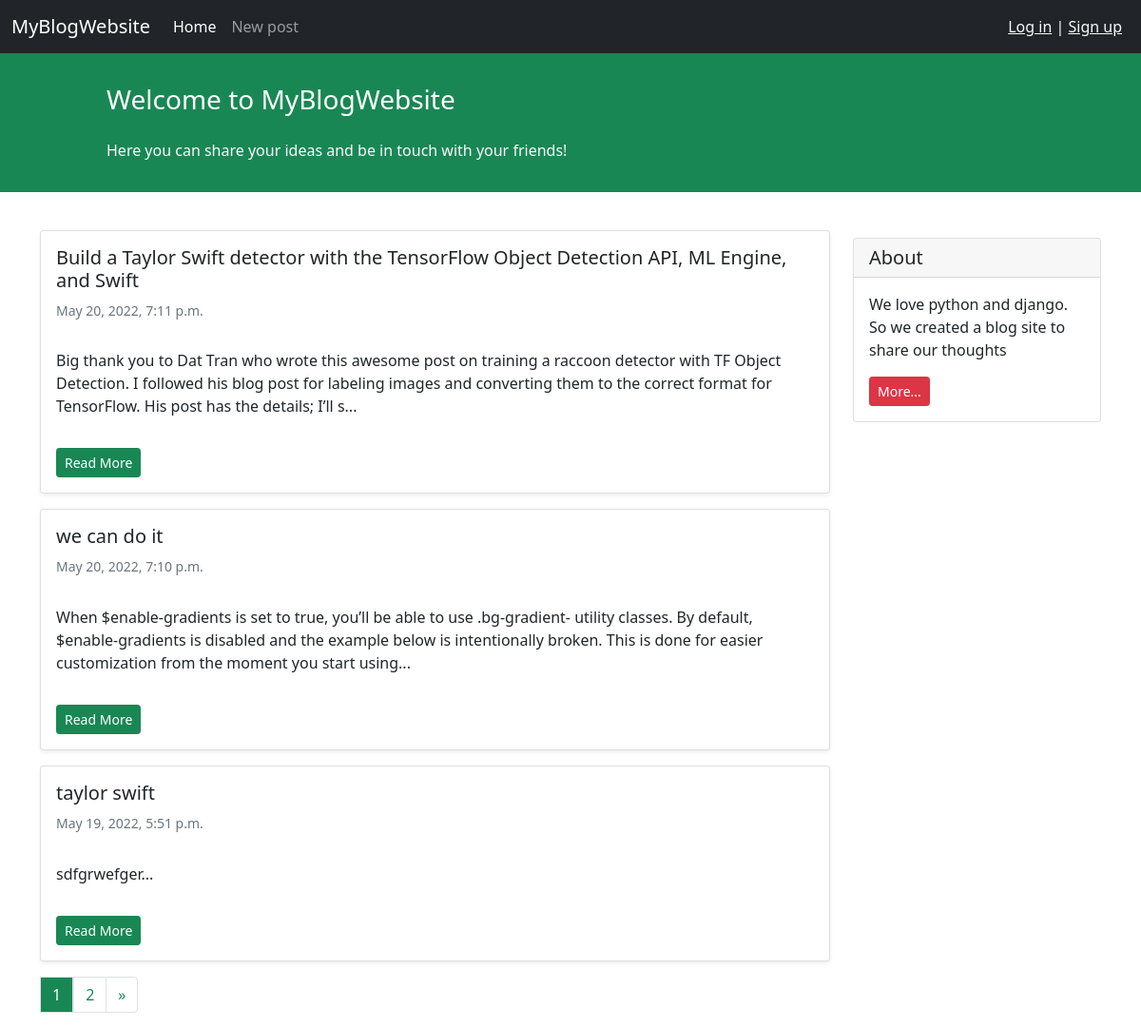
Before: / with the older database file.
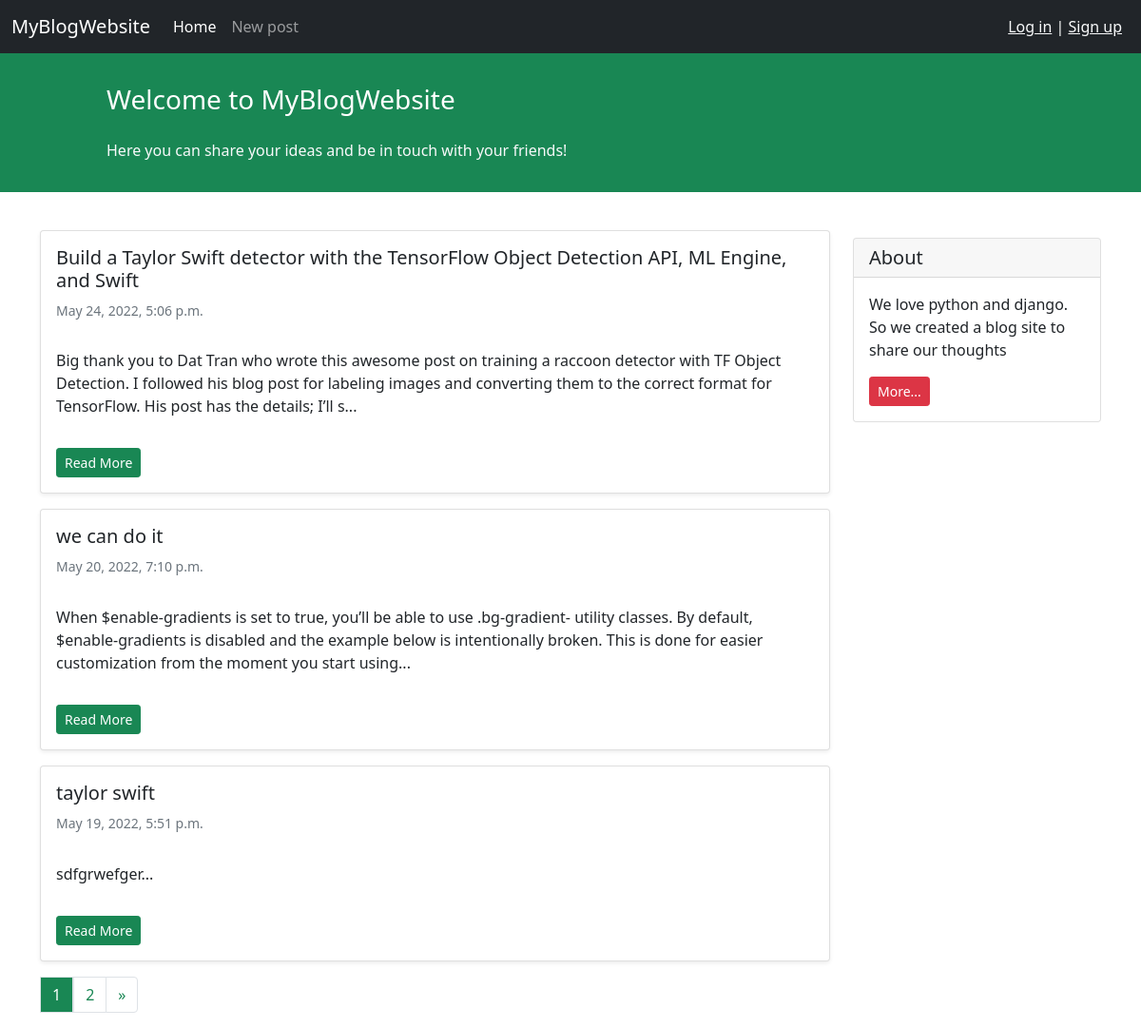
After: the same page with the newer database file.
### blog/models.py (models this page shows, shortened)
class Post(models.Model):
    STATUS_CHOICES = (
        ('published', 'Published'),
        ('draft', 'Draft'),
    )
    title = models.CharField(max_length=200)
    text = models.TextField()
    author = models.ForeignKey('auth.User', on_delete=models.CASCADE)
    datetime_created = models.DateTimeField(auto_now_add=True)
    datetime_modified = models.DateTimeField(auto_now=True)
    status = models.CharField(choices=STATUS_CHOICES, max_length=10)
    slug = models.SlugField(max_length=250, blank=False, editable=False)
    def get_absolute_url(self):
        kwargs = {
            'slug' : self.slug,
            'pk' : self.id,
        }
        return reverse('post_detail', kwargs=kwargs)

### blog/views.py (the view)
# urls.py: path('', views.PostListView.as_view(), name='post_list'),
class PostListView(generic.ListView):
    model = Post
    template_name = 'blog/posts_list.html'
    context_object_name = 'posts'
    paginate_by = 3
    def get_queryset(self):
        return Post.objects.filter(status='published').order_by('-datetime_modified')

### blog/templates/blog/posts_list.html (shortened to what this page needs)
{% extends '_base.html' %}
{% block content %}
<div class="container mt-4">
    <div class="row">
        <div class="col-9">
            {% for post in posts %}
            <div class="card shadow-sm my-3">
                <div class="card-body">
                    <h5 class="card-title">{{post.title}}</h5>
                    <h6 class="card-subtitle mb-2 text-muted small py-2">{{post.datetime_modified}}</h6>
                    <p class="card-text py-3">
                        {{post.text|slice:"250"}}...
                    </p>
                    <a href="{{ post.get_absolute_url }}" class="btn btn-sm btn-success">Read More</a>
                </div>
            </div>
            {% endfor %}
        </div>
        <div class="col-3">
                <div class="card my-4">
                    <h5 class="card-header">About</h5>
                    <div class="card-body">
                        <p class="card-text">We love python and django. So we created a blog site to share our
                            thoughts</p>
                        <a href="#"
                           class="btn btn-sm btn-danger">
                            More...
                        </a>
                    </div>
                </div>
        </div>
        <nav aria-label="Page navigation example">
            <ul class="pagination">
                {% for i in page_obj.paginator.page_range %}
                    {% if page_obj.number == i %}
                        <a href="?page={{ i }}" class="text-decoration-none">
                            <li class="page-item page-link bg-success text-white">{{ i }}</li>
                        </a>
                    {% else %}
                        <a href="?page={{ i }}" class="text-decoration-none">
                            <li class="page-item page-link text-success">{{ i }}</li>
                        </a>
                    {% endif %}
                {% endfor %}
                {% if page_obj.has_next %}
                    <li class="page-item">
                        <a class="page-link text-success" href="?page={{ page_obj.next_page_number }}" aria-label="Next">
                            <span aria-hidden="true">&raquo;</span>
                        </a>
                    </li>
                {% endif %}
            </ul>
        </nav>
    </div>
</div>
{% endblock content %}

Changed rows visible on the page:
changed Post: datetime_modified "May 20, 2022, 7:11 p.m." → "May 24, 2022, 5:06 p.m."
